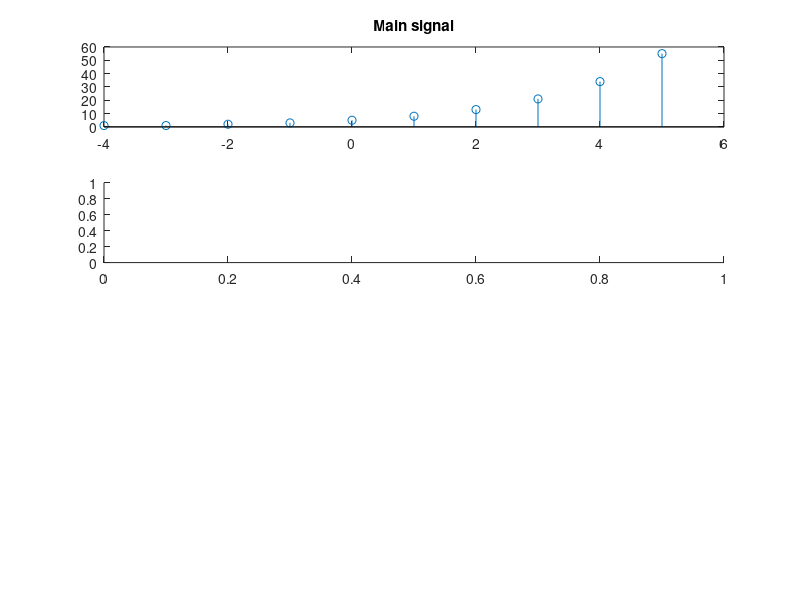

Recreate this plot in MATLAB. (Note: this script raises an error after producing the figure.)
clc
close all;
clear all;

m=-4:5;
x=[1 1 2 3 5 8 13 21 34 55];
subplot(4,1,1)
stem(m,x)
title("Main signal")

subplot(4,1,2);
[y,n]=sigfold(x,m);
stem(n,y);
title("1st Signal after folding")


subplot(4,1,3);
[z,p]=sigshift(y,n,-3);
stem(p,z);
title("1st Signal after shifting/x[-n-3]")


subplot(4,1,4);
[x1,n1]=sigshift(y,n,4);
stem(n1,x1);
title("2nd Signal after shifting/x[-n+4]")
